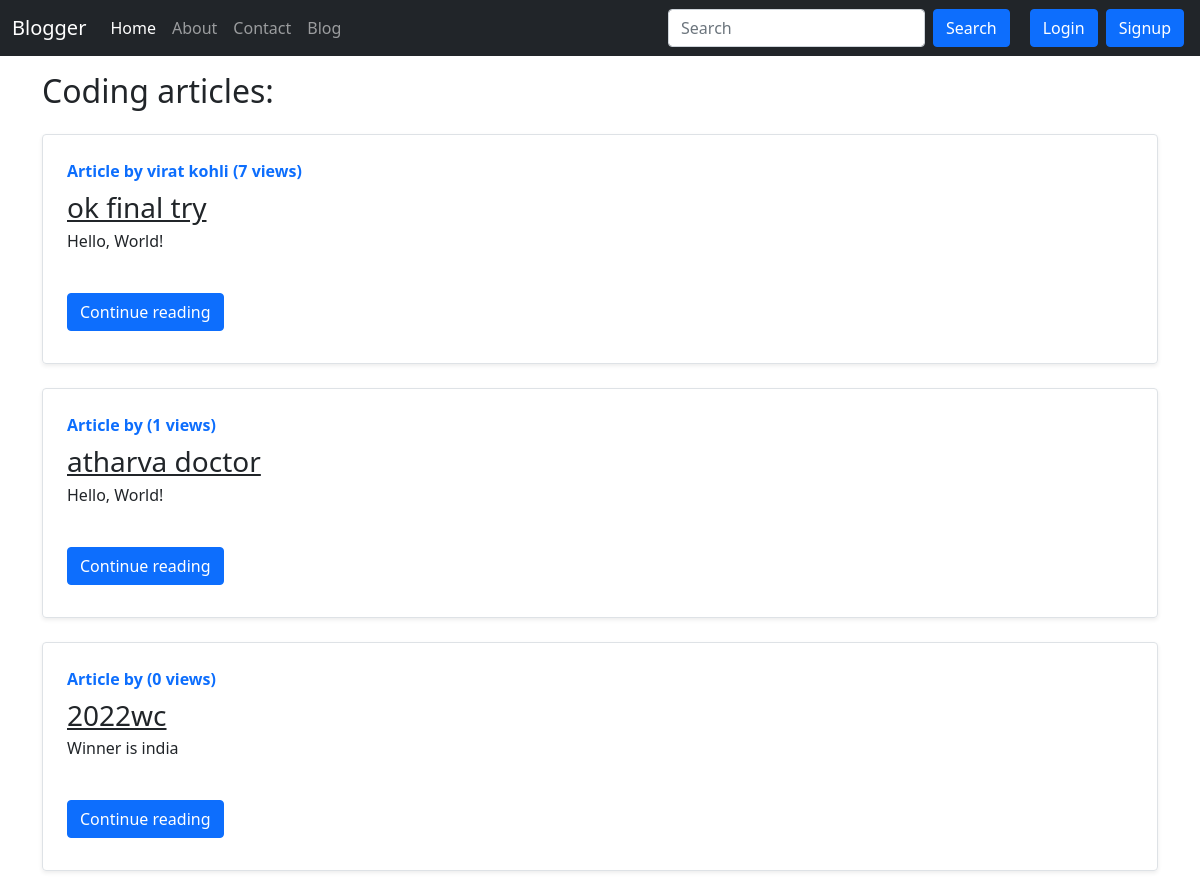
/blog/, run on an earlier commit of the app's database.
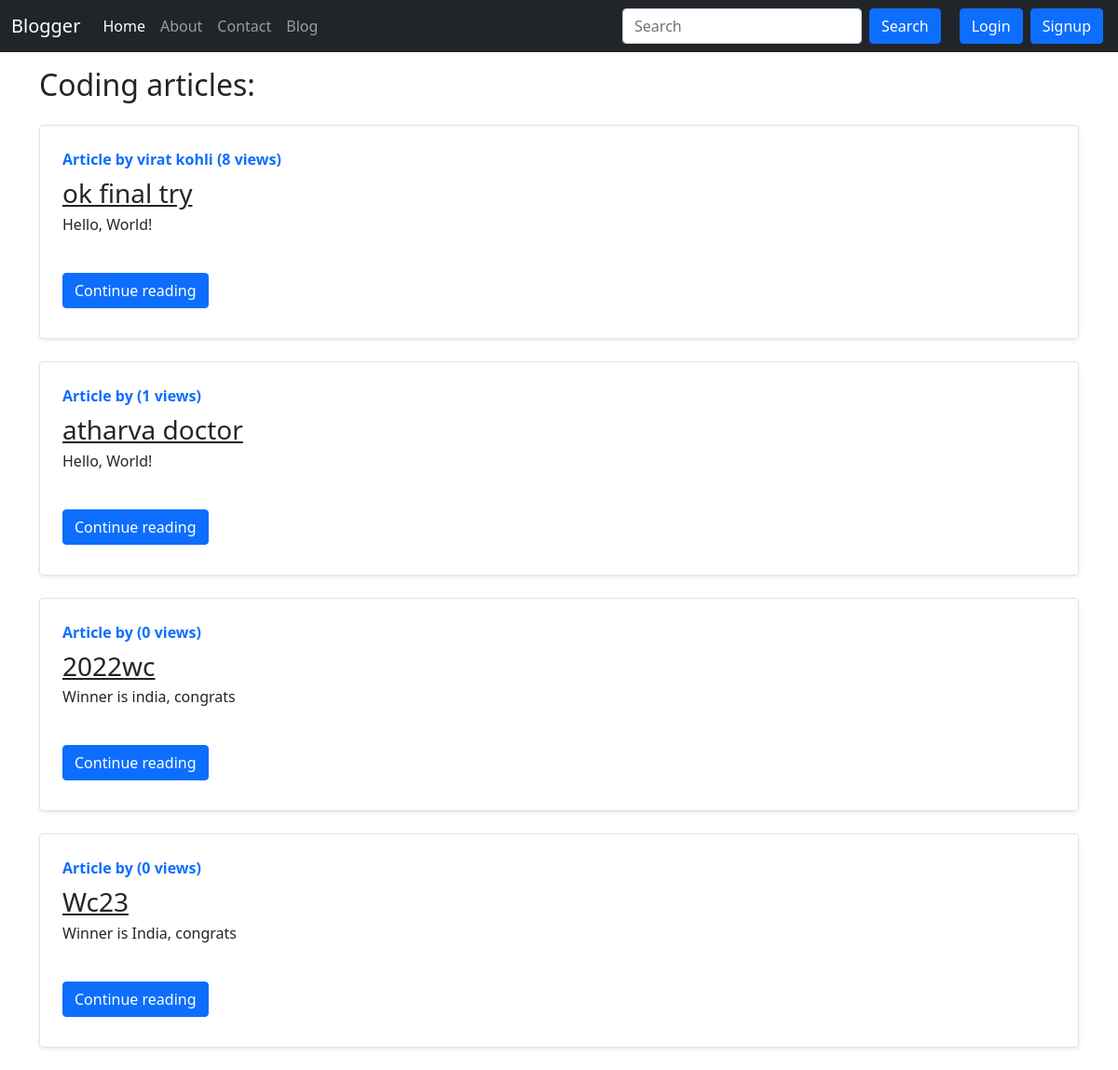
And on a later commit of the database.
### blog/models.py (models this page shows, shortened)
class Post(models.Model):
    sno = models.AutoField(primary_key=True)
    title = models.CharField(max_length=255)
    content = models.TextField()
    author = models.CharField(max_length=20)
    slug = models.CharField(max_length=130)
    views = models.IntegerField(default=0)
    timestamp = models.DateTimeField(blank=True)
    visibility = models.IntegerField(default=1)

### blog/views.py (the view)
# urls.py: path('', views.blogHome, name="blogHome"),
def blogHome(request):
    allPosts = Post.objects.all()
    context = {
        'allPosts': allPosts,
    }
    return render(request, "blog/blogHome.html", context)

### templates/blog/blogHome.html (shortened to what this page needs)
{% extends 'base.html' %}
{% block blogactive %} active {% endblock blogactive %}
{% block body %}
<div class="container my-3">
    <h2>Coding articles:</h2>
    {% for post in allPosts %}
    <div class="row g-0 border rounded overflow-hidden flex-md-row my-4 shadow-sm h-md-250 position-relative">
        <div class="col p-4 d-flex flex-column position-static">
          <strong class="d-inline-block mb-2 text-primary">Article by {{ post.author }}  ({{post.views}} views)</strong>
          <h3 class="mb-0"><a class="text-dark" href="/blog/{{post.slug}}">{{ post.title }}</a></h3>
          <p class="card-text mb-auto"><div class='preview'>{{ post.content|safe| truncatechars:500 }}</div></p>
          <div class="my-2">
          <a href="/blog/{{post.slug}}" role="button" class="btn btn-primary">Continue reading</a>
          </div>
        </div>
      </div>
      {% endfor %}
</div>
{% endblock body %}

What changed in the data, as far as the page shows it:
changed Post "ok final try": views "7" → "8"
changed Post "2022wc": content "Winner is india" → "Winner is india, congrats"
added Post: views "0", title "Wc23", content "Winner is India, congrats"
